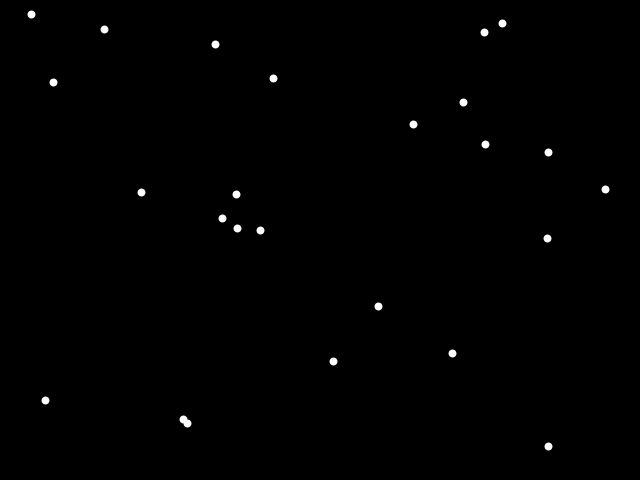
Frame 1 (no input)
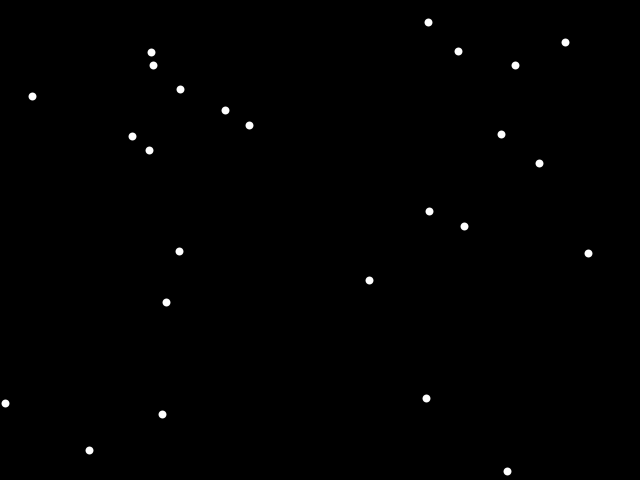
Frame 60 (the mouse pressed at the canvas centre just before this capture)
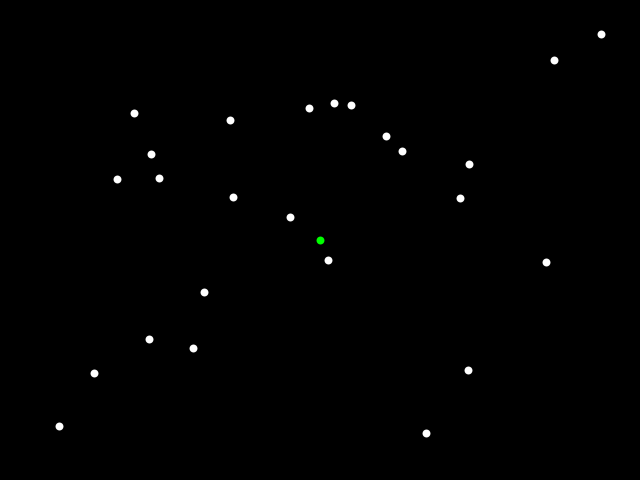
Frame 120 (the mouse held since frame 60 and released just before this capture)

The Processing sketch that drew these frames (run headless with seeded random() and noise(); from frame 60 on, the mouse is pressed at the canvas centre):

// Processing sketch: Particle_Attrator
// ── Particle_Attrator.pde
ArrayList <Particle> part;
ArrayList <Attractor> att;

void setup()
{
  size(640, 480);

  part = new ArrayList<Particle>();
  att = new ArrayList<Attractor>();

  for (int i = 0; i < 25; i++)
    part.add(new Particle());
}

void update()
{
  for (Attractor a : att)
  {
    for (Particle p : part)
    {
      PVector force = PVector.sub(a.pos, p.pos);
      force.setMag(0.05);
      p.acc.add(force);
    }
  }
}

void draw()
{
  background(0); 

  for (Particle p : part)
    p.render();

  for (Attractor a : att)
    a.render();
    
  update();
}

void mousePressed()
{
  att.add(new Attractor(mouseX, mouseY));
}

// ── Attractor.pde
class Attractor
{
 PVector pos;
  
 Attractor(float x, float y)
 {
  pos = new PVector(x, y);
 }
 
 void render()
 {
  stroke(0, 255, 0);
  strokeWeight(8);
  point(pos.x, pos.y);
 }
}

// ── Particle.pde
class Particle
{
 PVector pos, vel, acc;
 int r;
 float maxS;
 
 Particle()
 {
  r = 4;
  maxS = 2;
  pos = new PVector(random(width), random(height));
  vel = new PVector(random(-maxS, maxS), random(-maxS, maxS));
  acc = new PVector();
 }
 
 void update()
 {
  vel.add(acc);
  vel.limit(maxS);
  pos.add(vel);
  //vel.mult(0.99);
  acc.mult(0);
  
  border();
 }
 
 void border()
 {
  if (pos.x < r)
   {
     vel.x *= -1;
     pos.x += vel.x + 1;
   }
   if (pos.x > width - r)
   {
     vel.x *= -1;
     pos.x += vel.x - 1;
   }
   if (pos.y < r)
   {
     vel.y *= -1;
     pos.y += vel.y + 1;
   }
   if (pos.y > height - r)
   {
     vel.y *= -1;
     pos.y += vel.y - 1;
   }
 }
 
 void render()
 {
  stroke(255);
  strokeWeight(r*2);
  point(pos.x, pos.y); 
  
  update();
 }
}
